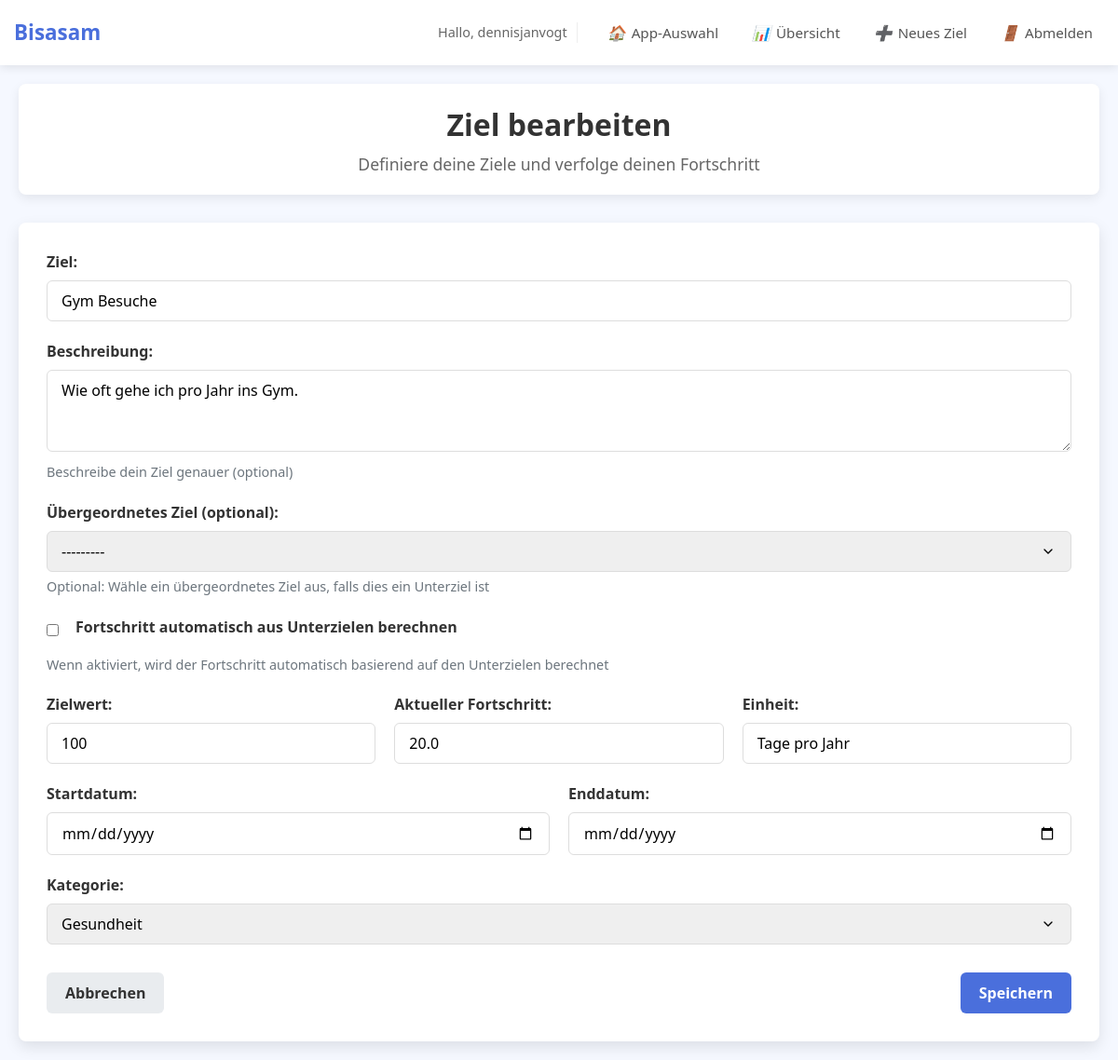
The app's page /tracking/update/1/ (signed in) with its own data.
### tracking/models.py (models this page shows, shortened)
class Goal(models.Model):
    KATEGORIEN = [
        ('Gesundheit', 'Gesundheit'),
        ('Finanzen', 'Finanzen'),
        ('Karriere', 'Karriere'),
        ('Lernen', 'Lernen'),
        ('Sonstiges', 'Sonstiges')
    ]
    user = models.ForeignKey(User, on_delete=models.CASCADE, related_name='goals')
    parent = models.ForeignKey('self', on_delete=models.CASCADE, null=True, blank=True, related_name='subtasks')
    definition = models.CharField(max_length=50)
    description = models.CharField(max_length=150)
    ziel_wert = models.IntegerField()
    fortschritt = models.FloatField()
    einheit = models.CharField(max_length=20)
    start = models.DateField()
    end = models.DateField()
    kategorie = models.CharField(choices=KATEGORIEN)
    is_parent_goal = models.BooleanField(default=False)
    auto_calculate = models.BooleanField(default=False, help_text="Fortschritt automatisch aus Unterzielen berechnen")
    def __str__(self):
        return f"{self.definition}"

### tracking/views.py (the view)
# urls.py: path('update/<int:goal_id>/', views.update_goal, name='update_goal'),
@login_required
def update_goal(request, goal_id):
    goal = get_object_or_404(Goal, id=goal_id, user=request.user)
    had_auto_calculate = goal.auto_calculate
    if request.method == 'POST':
        form = GoalForm(request.POST, instance=goal, user=request.user)
        if form.is_valid():
            goal = form.save()
            if form.cleaned_data['auto_calculate'] or had_auto_calculate:
                goal.fortschritt = goal.get_fortschritt_from_subtasks()
                goal.save()
            messages.success(request, 'Ziel erfolgreich aktualisiert!')
            if goal.parent:
                return redirect(f'/?parent_id={goal.parent.id}')
            return redirect('goals')
    else:
        form = GoalForm(instance=goal, user=request.user)
    return render(request, 'tracking/add_update_goal.html', {
        'form': form,
        'title': 'Ziel bearbeiten',
        'button_text': 'Speichern',
        'goal': goal
    })

### tracking/templates/tracking/add_update_goal.html (shortened to what this page needs)
{% extends 'tracking/base.html' %}
{% load static %}
{% block content %}
<div class="header">
    <h1>{{ title }}</h1>
    <p>Definiere deine Ziele und verfolge deinen Fortschritt</p>
</div>
<div class="form-container">
    <form method="post">
        <div class="form-group">
            <label for="id_definition">Ziel:</label>
            {{ form.definition }}
        </div>
        <div class="form-group">
            <label for="id_description">Beschreibung:</label>
            {{ form.description }}
            <div class="help-text">Beschreibe dein Ziel genauer (optional)</div>
        </div>
        {% if parent_goal %}
        <div class="form-group">
            <label>Übergeordnetes Ziel:</label>
            <input type="text" class="form-control" value="{{ parent_goal.definition }}" disabled>
            <div class="help-text">Dies ist ein Unterziel von {{ parent_goal.definition }}</div>
            {{ form.parent.as_hidden }}
        </div>
        {% else %}
        <div class="form-group">
            <label for="id_parent">{{ form.parent.label }}:</label>
            {{ form.parent }}
            <div class="help-text">Optional: Wähle ein übergeordnetes Ziel aus, falls dies ein Unterziel ist</div>
        </div>
        {% endif %}
        <div class="form-group">
            <div class="form-check">
                {{ form.auto_calculate }}
                <label class="form-check-label" for="id_auto_calculate" style="display: inline-block; margin-left: 8px;">
                    Fortschritt automatisch aus Unterzielen berechnen
                </label>
            </div>
            <div class="help-text">Wenn aktiviert, wird der Fortschritt automatisch basierend auf den Unterzielen berechnet</div>
        </div>
        <div class="form-row" style="display: flex; gap: 20px;">
            <div class="form-group" style="flex: 1;">
                <label for="id_ziel_wert">Zielwert:</label>
                {{ form.ziel_wert }}
            </div>
            <div class="form-group" style="flex: 1;">
                <label for="id_fortschritt">Aktueller Fortschritt:</label>
                {{ form.fortschritt }}
            </div>
            <div class="form-group" style="flex: 1;">
                <label for="id_einheit">Einheit:</label>
                {{ form.einheit }}
            </div>
        </div>
        <div class="form-row" style="display: flex; gap: 20px;">
            <div class="form-group" style="flex: 1;">
                <label for="id_start">Startdatum:</label>
                {{ form.start }}
            </div>
            <div class="form-group" style="flex: 1;">
                <label for="id_end">Enddatum:</label>
                {{ form.end }}
            </div>
        </div>
        <div class="form-group">
            <label for="id_kategorie">Kategorie:</label>
            {{ form.kategorie }}
        </div>
        <div class="form-actions">
            {% if parent_goal %}
            <a href="{% url 'goals' %}?parent_id={{ parent_goal.id }}" class="btn btn-secondary">Abbrechen</a>
            {% else %}
            <a href="{% url 'goals' %}" class="btn btn-secondary">Abbrechen</a>
            {% endif %}
            <button type="submit" class="btn btn-primary">{{ button_text }}</button>
        </div>
    </form>
</div>
{% endblock %}

### home/templates/home/base_navbar.html (shortened to what this page needs)
<nav class="main-nav">
    <div class="nav-container">
        <div class="nav-brand">
            <a href="{% url 'landing_page' %}">Bisasam</a>
        </div>
        <div class="nav-links">
            {% if user.is_authenticated %}
                <div class="user-greeting">
                    <span>Hallo, {{ user.username }}</span>
                </div>
                <div class="nav-actions">
                    <a href="{% url 'landing_page' %}" class="nav-link">
                        <i class="nav-icon">🏠</i>App-Auswahl
                    </a>
                    {% block app_specific_nav %}{% endblock %}
                    <form action="{% url 'logout' %}" method="post" class="logout-form">
                        <button type="submit" class="logout-btn">
                            <i class="nav-icon">🚪</i>Abmelden
                        </button>
                    </form>
                </div>
            {% endif %}
        </div>
    </div>
</nav>

### tracking/templates/tracking/base.html (style rules this page uses)
:root { --primary: #4a6fdc; --success: #28a745; --warning: #ffc107; --danger: #dc3545; --light: #f8f9fa; --dark: #343a40; --health: #42b883; --finance: #f1c40f; --career: #9b59b6; --learning: #e74c3c; --other: #7f8c8d; }
* { margin: 0; padding: 0; box-sizing: border-box; font-family: 'Segoe UI', Tahoma, Geneva, Verdana, sans-serif; }
body { background-color: #f5f8ff; color: #333; padding: 0; margin: 0; font-size: 16px; line-height: 1.5; }
.header { text-align: center; margin-bottom: 30px; padding: 20px 15px; background-color: white; border-radius: 8px; box-shadow: 0 4px 12px rgba(0, 0, 0, 0.08); position: relative; }
.header h1 { font-size: 1.6rem; margin-bottom: 5px; }
.header p { color: #666; font-size: 0.95rem; }
@media (min-width: 768px) { .header h1 { font-size: 2rem; } }
@media (min-width: 768px) { .header p { font-size: 1.1rem; } }

### tracking/templates/tracking/add_update_goal.html (style rules this page uses)
.form-container { background: white; border-radius: 8px; padding: 30px; box-shadow: 0 6px 16px rgba(0, 0, 0, 0.1); }
.form-group { margin-bottom: 20px; }
.form-group label { display: block; margin-bottom: 8px; font-weight: 600; color: #333; }
.form-control { width: 100%; padding: 10px 15px; border: 1px solid #ddd; border-radius: 6px; font-size: 1rem; transition: border-color 0.3s; }
select.form-control { appearance: none; background-repeat: no-repeat; background-position: right 1rem center; background-size: 1em; }
.btn { display: inline-block; padding: 10px 20px; border: none; border-radius: 6px; font-size: 1rem; font-weight: 600; cursor: pointer; transition: all 0.3s; text-align: center; text-decoration: none; }
.btn-primary { background-color: var(--primary); color: white; }
.btn-secondary { background-color: #e9ecef; color: #333; }
.form-actions { display: flex; justify-content: space-between; margin-top: 30px; }
.help-text { color: #6c757d; font-size: 0.9rem; margin-top: 5px; }
.form-check { display: flex; align-items: center; margin-bottom: 10px; }
.form-check-input { margin-right: 10px; }

### home/templates/home/base_navbar.html (style rules this page uses)
.main-nav { background-color: #fff; box-shadow: 0 2px 10px rgba(0,0,0,0.1); padding: 15px 0; position: sticky; top: 0; z-index: 1000; }
.nav-container { max-width: 1200px; margin: 0 auto; display: flex; flex-wrap: wrap; justify-content: space-between; align-items: center; padding: 0 15px; }
.nav-brand { font-size: 1.4rem; font-weight: bold; }
.nav-brand a { text-decoration: none; color: var(--primary); transition: color 0.3s ease; }
.nav-links { display: flex; flex-wrap: wrap; align-items: center; gap: 20px; }
.user-greeting { color: #666; font-size: 0.9rem; padding-right: 10px; border-right: 1px solid #eee; }
.nav-actions { display: flex; gap: 12px; align-items: center; }
.nav-link { text-decoration: none; color: #555; font-weight: 500; font-size: 0.95rem; padding: 8px 12px; border-radius: 6px; transition: all 0.2s ease; display: flex; align-items: center; gap: 6px; }
.nav-icon { font-size: 1rem; }
.logout-form { margin: 0; }
.logout-btn { background-color: transparent; border: none; color: #555; font-weight: 500; font-size: 0.95rem; padding: 8px 12px; border-radius: 6px; cursor: pointer; transition: all 0.2s ease; display: flex; align-items: center; gap: 6px; }

### records on screen
Goal: definition "Gym Besuche", description "Wie oft gehe ich pro Jahr ins Gym.", parent "---------", ziel_wert "100", fortschritt "20.0", einheit "Tage pro Jahr", kategorie "Gesundheit"

### other values on screen
{{ user.username }} "dennisjanvogt"
{{ title }} "Ziel bearbeiten"
{{ button_text }} "Speichern"
